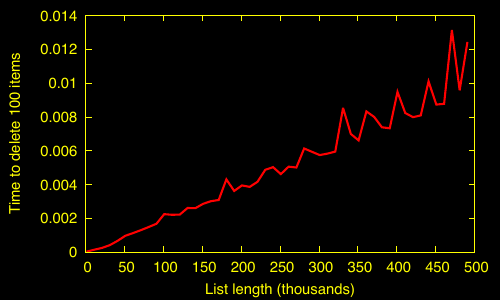

Write the gnuplot code that produced this figure.
set terminal pdfcairo dashed font "Helvetica,16"
set output "del.pdf"
set xlabel "List length (thousands)"  textcolor rgbcolor "yellow"
set ylabel "Time to delete 100 items"  textcolor rgbcolor "yellow"
set border 15 linecolor rgbcolor "yellow"
set object 1 rectangle from screen 0,0 to screen 1,1 fillcolor rgb"black" behind

plot "del.out" using ($1/1000):2 w l lw 3 lc "#ff0000" notitle
